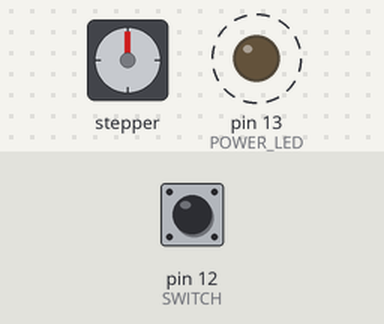
The sketch below on a simulated Arduino Uno, built with avr-gcc and run on an emulated ATmega328P. On the bench: stepper motor, output pins drawn as LEDs (lit = HIGH). Dashed ring = blinking. The inputs (shaded band) are chosen by the test bench; at power-on: pin 12 (SWITCH) HIGH. Stepper angles assume 4096 steps per turn; what the sketch prints to the serial monitor is not drawn.

Above: at 1.2 s.
1.3 s: pin 12 (SWITCH) pulled LOW for 0.15 s
At 2.55 s:
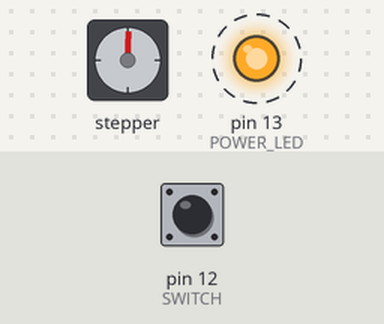
4.3 s: pin 12 (SWITCH) pulled LOW for 1 s
At 6.0 s:
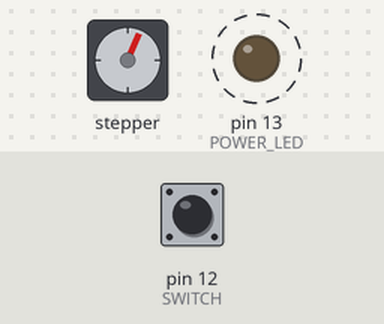
7.3 s: pin 12 (SWITCH) pulled LOW for 3.2 s
At 11.7 s:
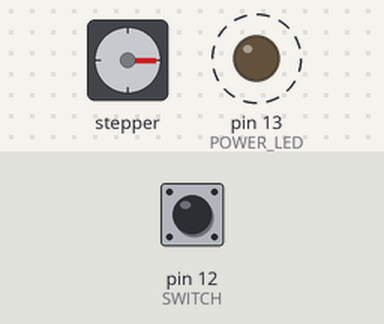
12.0 s: pin 12 (SWITCH) pulled LOW for 1 s
At 13.6 s:
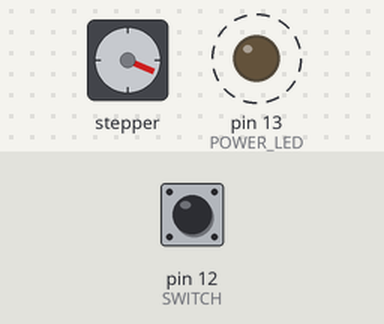
15.0 s: pin 12 (SWITCH) pulled LOW for 3.2 s
At 18.8 s:
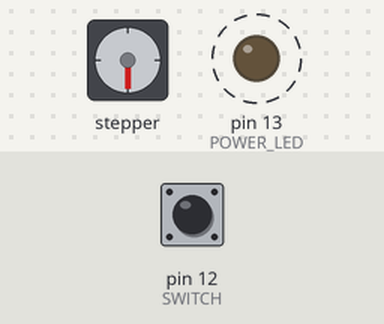
19.7 s: pin 12 (SWITCH) pulled LOW for 1 s
At 21.9 s:
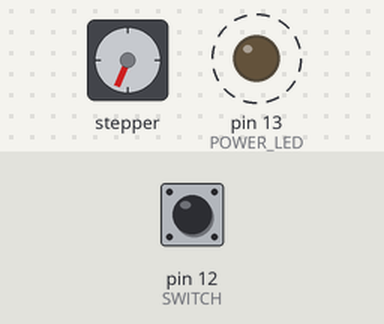
Timing chart, 0 to 23.7 s (numbered marks = the images above; inputs shaded):
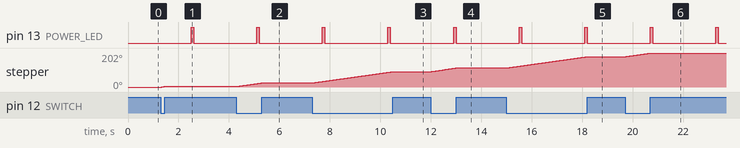

The sketch:

tracker.ino
```cpp
#include<AccelStepper.h>
#define HALFSTEP   8
#define MOTOR_PIN_1  8     // IN1 on the ULN2003 driver 1
#define MOTOR_PIN_2  9     // IN2 on the ULN2003 driver 1
#define MOTOR_PIN_3  5     // IN3 on the ULN2003 driver 1
#define MOTOR_PIN_4  6     // IN4 on the ULN2003 driver 1

AccelStepper stepper1(HALFSTEP, MOTOR_PIN_1, MOTOR_PIN_3, MOTOR_PIN_2, MOTOR_PIN_4);

const int SWITCH = 12;      // the number of the pushbutton pin
const int POWER_LED = 13;   // the number of the POWER_LED pin

unsigned long currentMillis = 0; // value of millis each loop
unsigned long previousMillis = 0; // last time the led was updated

const int blinkDuration = 100; // milliseconds
const int blinkInterval = 2500; // milliseconds


// Initialize Everything
void setup() {
  Serial.begin(9600);
  Serial.print("Setting up");

  stepper1.setMaxSpeed(261.41);
  stepper1.setAcceleration(50.0);
  stepper1.setSpeed(261.41);

  // Initialize the POWER_LED pin as an output
  pinMode(POWER_LED, OUTPUT);

  // Initialize the SWITCH pin as an input:
  pinMode(SWITCH, INPUT);
  digitalWrite(SWITCH, HIGH);
}

/**
   LED blinks for 1/10th of a second every 2.5 seconds.
*/
void blink_led() {

  if (digitalRead(POWER_LED) == LOW) {
    if (currentMillis - previousMillis >= blinkInterval) {
      digitalWrite(POWER_LED, HIGH);
      previousMillis += blinkInterval;
    }
  } else {
    if (currentMillis - previousMillis >= blinkDuration) {
      digitalWrite(POWER_LED, LOW);
      previousMillis += blinkDuration;
    }
  }
}

/**
    When switch is turned on, motor turns
*/
void turn_motor() {
  // read the state of the switch value:
  int switchState = digitalRead(SWITCH);
  Serial.print(switchState);
  if (switchState == LOW) {
    stepper1.runSpeed();
  } else {
    stepper1.stop();
  }
}

/**
   Main method
*/
void loop() {
  // capture the latest value of millis()
  currentMillis = millis();

  blink_led();
  turn_motor();
}
```

Measured:
- after the input at 4.3 s, stepper: turns 21° clockwise in 0.95 s, starting at once
- after the input at 7.3 s, stepper: turns 68° clockwise in 3.2 s, starting at once
- after the input at 12.0 s, stepper: turns 21° clockwise in 0.94 s, starting after 0.05 s
- after the input at 15.0 s, stepper: turns 67° clockwise in 3.1 s, starting at once
- after the input at 19.7 s, stepper: turns 22° clockwise in 0.99 s, starting at once
- by itself, pin 13 (POWER_LED): alternates HIGH for 0.10 s and LOW for 2.5 s
